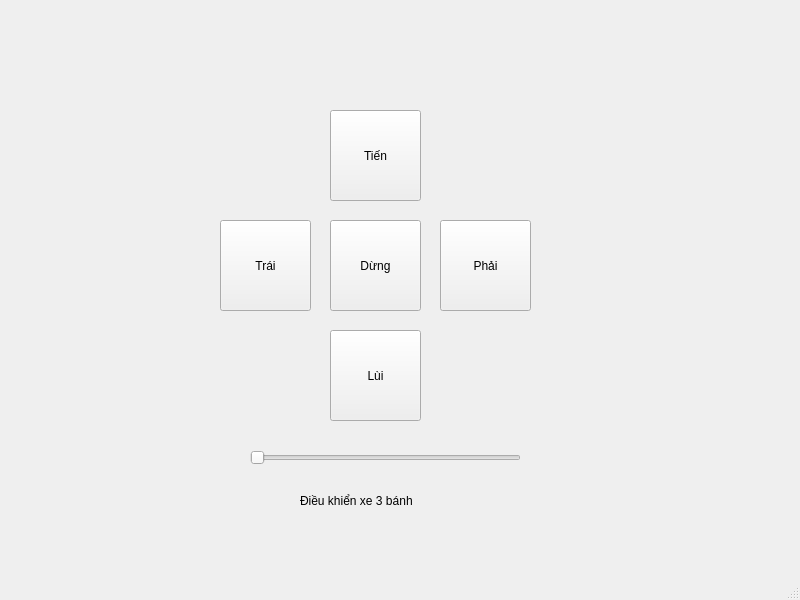
<?xml version="1.0" encoding="UTF-8"?>
<ui version="4.0">
 <class>MainWindow</class>
 <widget class="QMainWindow" name="MainWindow">
  <property name="geometry">
   <rect>
    <x>0</x>
    <y>0</y>
    <width>800</width>
    <height>600</height>
   </rect>
  </property>
  <property name="windowTitle">
   <string>MainWindow</string>
  </property>
  <widget class="QWidget" name="centralwidget">
   <widget class="QLabel" name="label">
    <property name="geometry">
     <rect>
      <x>300</x>
      <y>480</y>
      <width>151</width>
      <height>41</height>
     </rect>
    </property>
    <property name="text">
     <string>Điều khiển xe 3 bánh</string>
    </property>
   </widget>
   <widget class="QPushButton" name="pushButton">
    <property name="geometry">
     <rect>
      <x>330</x>
      <y>220</y>
      <width>91</width>
      <height>91</height>
     </rect>
    </property>
    <property name="text">
     <string>Dừng</string>
    </property>
   </widget>
   <widget class="QPushButton" name="pushButton_2">
    <property name="geometry">
     <rect>
      <x>220</x>
      <y>220</y>
      <width>91</width>
      <height>91</height>
     </rect>
    </property>
    <property name="text">
     <string>Trái</string>
    </property>
   </widget>
   <widget class="QPushButton" name="pushButton_3">
    <property name="geometry">
     <rect>
      <x>330</x>
      <y>110</y>
      <width>91</width>
      <height>91</height>
     </rect>
    </property>
    <property name="text">
     <string>Tiến</string>
    </property>
   </widget>
   <widget class="QPushButton" name="pushButton_4">
    <property name="geometry">
     <rect>
      <x>440</x>
      <y>220</y>
      <width>91</width>
      <height>91</height>
     </rect>
    </property>
    <property name="text">
     <string>Phải</string>
    </property>
   </widget>
   <widget class="QPushButton" name="pushButton_5">
    <property name="geometry">
     <rect>
      <x>330</x>
      <y>330</y>
      <width>91</width>
      <height>91</height>
     </rect>
    </property>
    <property name="text">
     <string>Lùi</string>
    </property>
   </widget>
   <widget class="QSlider" name="velocity">
    <property name="geometry">
     <rect>
      <x>250</x>
      <y>450</y>
      <width>271</width>
      <height>16</height>
     </rect>
    </property>
    <property name="orientation">
     <enum>Qt::Horizontal</enum>
    </property>
   </widget>
   <widget class="QLabel" name="label_2">
    <property name="geometry">
     <rect>
      <x>170</x>
      <y>60</y>
      <width>141</width>
      <height>141</height>
     </rect>
    </property>
    <property name="text">
     <string/>
    </property>
    <property name="pixmap">
     <pixmap>logo_hust.png</pixmap>
    </property>
    <property name="scaledContents">
     <bool>true</bool>
    </property>
   </widget>
  </widget>
  <widget class="QMenuBar" name="menubar">
   <property name="geometry">
    <rect>
     <x>0</x>
     <y>0</y>
     <width>800</width>
     <height>22</height>
    </rect>
   </property>
  </widget>
  <widget class="QStatusBar" name="statusbar"/>
 </widget>
 <resources/>
 <connections/>
</ui>
